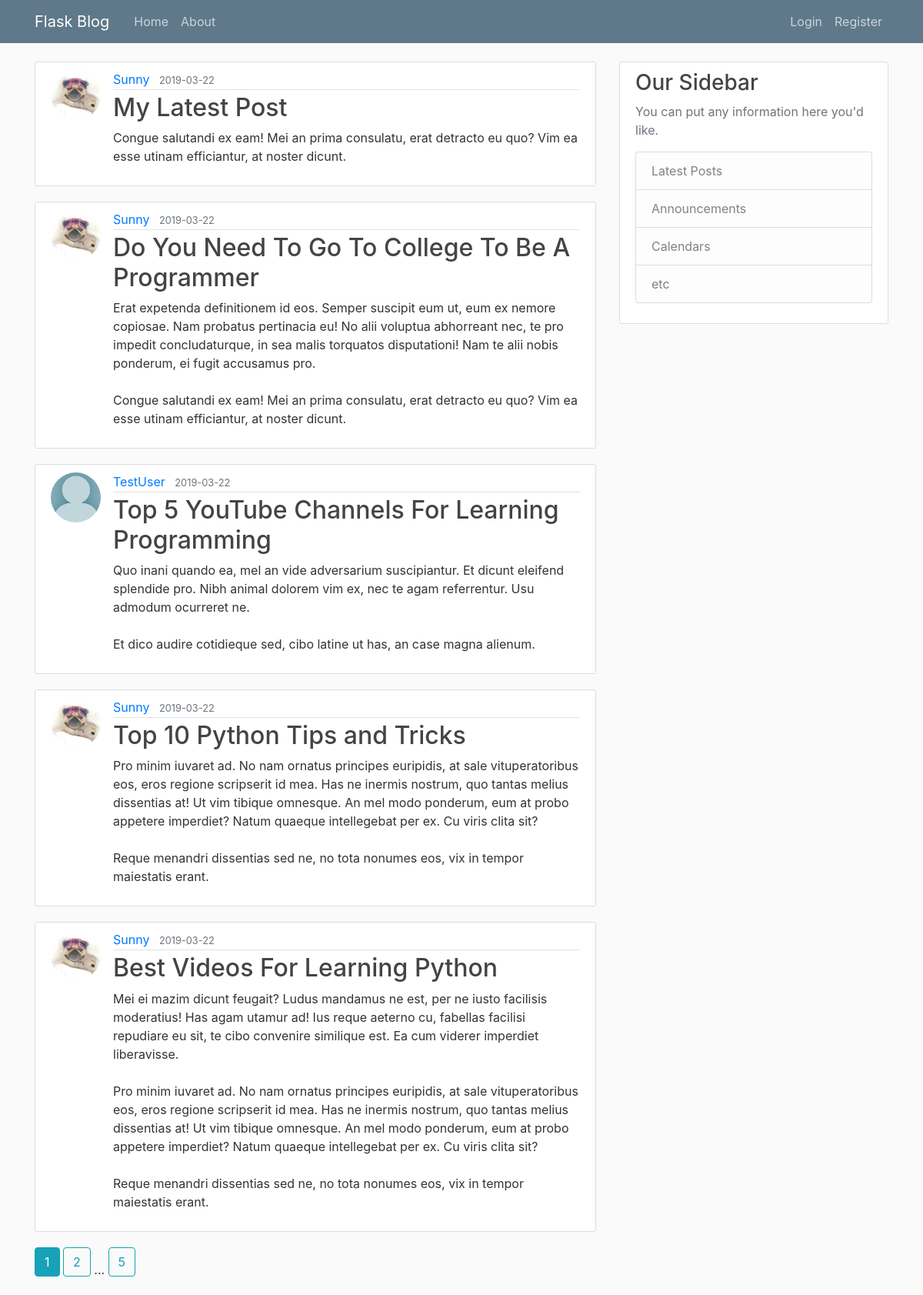
Page /home on the earlier database version.
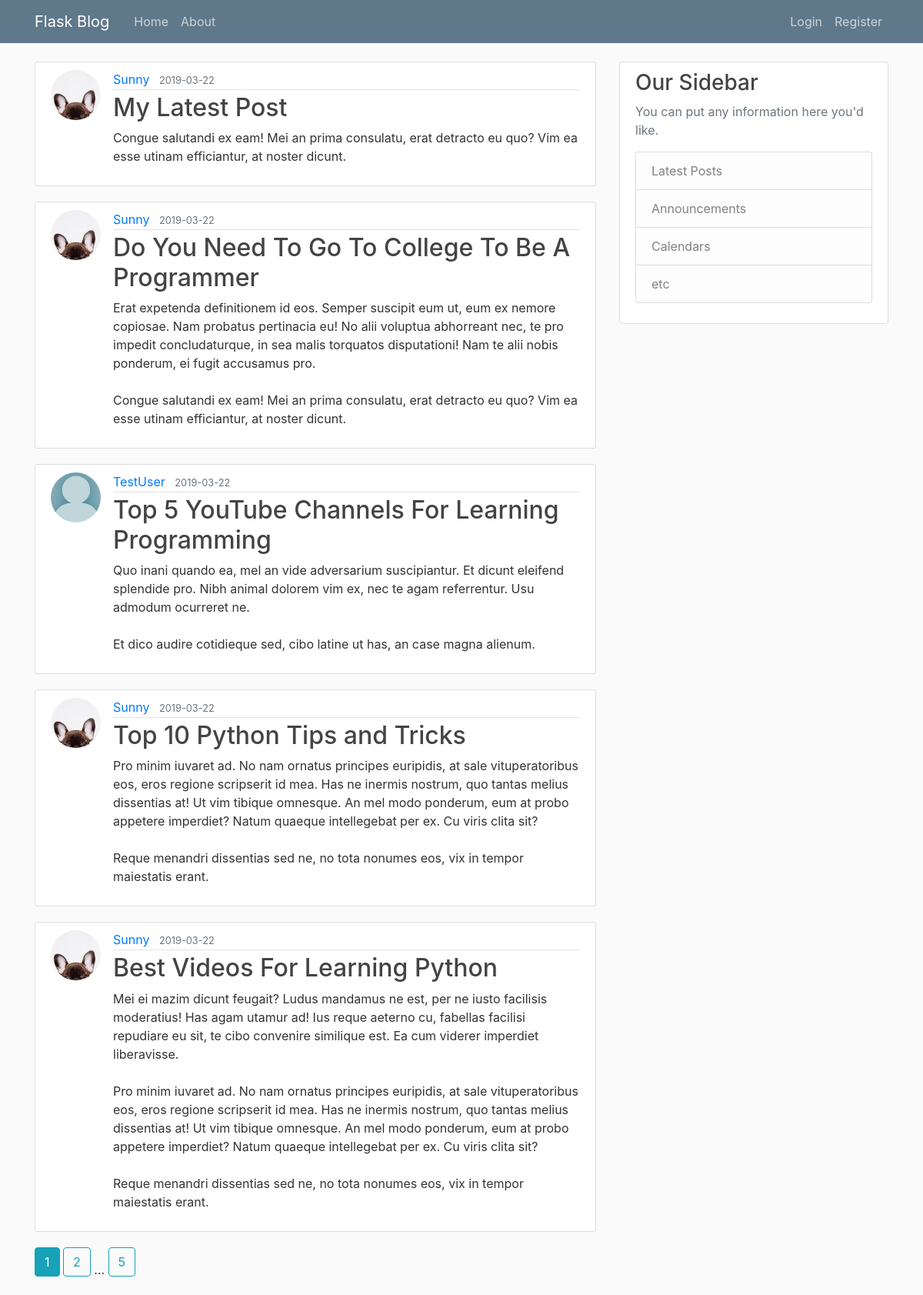
Same page on the later database version.
### flaskblog/models.py (models this page shows, shortened)
class Post(db.Model):
    id = db.Column(db.Integer, primary_key=True)
    title = db.Column(db.String(100), nullable=False)
    date_posted = db.Column(db.DateTime, nullable=False, default=datetime.utcnow)
    content = db.Column(db.Text, nullable=False)
    user_id = db.Column(db.Integer, db.ForeignKey('user.id'), nullable=False)

class User(db.Model, UserMixin):
    id = db.Column(db.Integer, primary_key=True)
    username = db.Column(db.String(20), unique=True, nullable=False)
    email = db.Column(db.String(120), unique=True, nullable=False)
    image_file = db.Column(db.String(20), nullable=False, default='default.jpg')
    password = db.Column(db.String(60), nullable=False)
    posts = db.relationship('Post', backref='author', lazy=True)

### flaskblog/main/routes.py (the view)
@main.route("/")
@main.route("/home")
def home():
    page = request.args.get('page', 1, type=int)
    posts = Post.query.order_by(Post.date_posted.desc()).paginate(page=page, per_page=5)
    return render_template('home.html', posts=posts)

### flaskblog/templates/home.html
{% extends "layout.html" %}
{% block content %}
  {% for post in posts.items %}
    <article class="media content-section">
      <img class="rounded-circle article-img" src="{{ url_for('static', filename='profile_pics/' + post.author.image_file) }}">
      <div class="media-body">
        <div class="article-metadata">
          <a class="mr-2" href="{{ url_for('users.user_posts', username=post.author.username) }}">{{ post.author.username }}</a>
          <small class="text-muted">{{ post.date_posted.strftime('%Y-%m-%d') }}</small>
        </div>
        <h2><a class="article-title" href="{{ url_for('posts.post', post_id=post.id) }}">{{ post.title }}</a></h2>
        <p class="article-content">{{ post.content }}</p>
      </div>
    </article>
  {% endfor %}
  {% for page_num in posts.iter_pages(left_edge=1, right_edge=1, left_current=1, right_current=2) %}
    {% if page_num %}
      {% if posts.page == page_num %}
        <a class="btn btn-info mb-4" href="{{ url_for('main.home', page=page_num) }}">{{ page_num }}</a>
      {% else %}
        <a class="btn btn-outline-info mb-4" href="{{ url_for('main.home', page=page_num) }}">{{ page_num }}</a>
      {% endif %}
    {% else %}
      ...
    {% endif %}
  {% endfor %}
{% endblock content %}

Differences in the rows shown:
changed through a linked row, Post "My Latest Post": image_file: a different picture
changed through a linked row, Post "Do You Need To Go To College To Be A Programmer": image_file: a different picture
changed through a linked row, Post "Top 10 Python Tips and Tricks": image_file: a different picture
changed through a linked row, Post "Best Videos For Learning Python": image_file: a different picture
